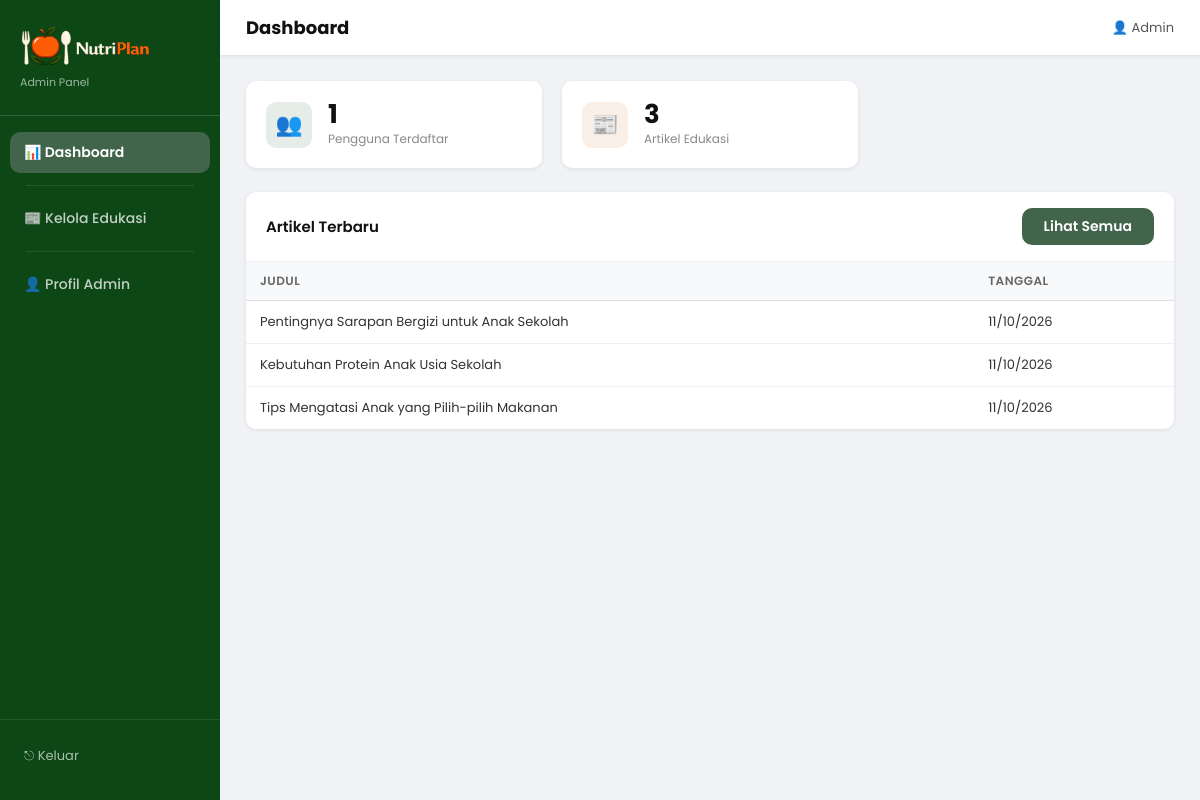
Screenshot of /admin/pages/dashboard.php with the database file from the repository.
### tables this page shows
CREATE TABLE IF NOT EXISTS edukasi (
  id_edukasi INT AUTO_INCREMENT PRIMARY KEY,
  judul      VARCHAR(255) NOT NULL,
  isi        TEXT NOT NULL,
  gambar     VARCHAR(255) DEFAULT NULL,
  created_at TIMESTAMP DEFAULT CURRENT_TIMESTAMP
);

### admin/pages/dashboard.php (the view, shortened to what this page needs)
<?php
$total_user = mysqli_fetch_assoc(
    mysqli_query(
        $conn,
        "SELECT COUNT(*) c FROM users WHERE role='ortu'"
    )
)['c'];
$total_edukasi = mysqli_fetch_assoc(
    mysqli_query(
        $conn,
        "SELECT COUNT(*) c FROM edukasi"
    )
)['c'];
$recent_edukasi = mysqli_fetch_all(
    mysqli_query(
        $conn,
        "SELECT id_edukasi, judul, created_at
         FROM edukasi
         ORDER BY created_at DESC
         LIMIT 5"
    ),
    MYSQLI_ASSOC
);
?>
<!DOCTYPE html>
<html lang="id">
<head>
    <link rel="stylesheet" href="/assets/css/style.css">
    <link rel="stylesheet" href="/assets/css/admin.css">
</head>
<body class="admin-body">
<?php include ROOT . '/includes/admin_sidebar.php'; ?>
<div class="admin-main">
    <div class="admin-topbar">
        <h1>Dashboard</h1>
        <span class="admin-topbar-user">
            👤 <?= htmlspecialchars($_SESSION['nama'] ?? 'Admin'); ?>
        </span>
    </div>
    <div class="admin-page">
        <div class="stats-grid">
            <div class="stat-card">
                <div class="stat-icon green">
                    👥
                </div>
                <div class="stat-info">
                    <h3><?= $total_user; ?></h3>
                    <p>Pengguna Terdaftar</p>
                </div>
            </div>
            <div class="stat-card">
                <div class="stat-icon orange">
                    📰
                </div>
                <div class="stat-info">
                    <h3><?= $total_edukasi; ?></h3>
                    <p>Artikel Edukasi</p>
                </div>
            </div>
        </div>
        <div class="admin-card">
            <div class="admin-card-header">
                <h3>Artikel Terbaru</h3>
                <a
                    href="/admin/index.php?page=edukasi_list"
                    class="btn-secondary"
                >
                    Lihat Semua
                </a>
            </div>
            <table class="admin-table">
                <thead>
                    <tr>
                        <th>Judul</th>
                        <th>Tanggal</th>
                    </tr>
                </thead>
                <tbody>
                    <?php foreach ($recent_edukasi as $e): ?>
                        <tr>
                            <td>
                                <?= htmlspecialchars($e['judul']); ?>
                            </td>
                            <td>
                                <?= date(
                                    'd/m/Y',
                                    strtotime($e['created_at'])
                                ); ?>
                            </td>
                        </tr>
                    <?php endforeach; ?>
                </tbody>
            </table>
        </div>
    </div>
</div>
</body>
</html>

### assets/css/style.css (style rules this page uses)
*, *::before, *::after { margin: 0; padding: 0; box-sizing: border-box; }
body { font-family: 'Poppins', sans-serif; background: #fff; color: #111; padding-top: 88px; min-height: 100vh; display: flex; flex-direction: column; }
a { text-decoration: none; color: inherit; }
:root { --green-primary: #0d4715; --green-secondary: #41644a; --green-light: rgba(13, 71, 21, 0.15); --green-overlay: rgba(13, 71, 21, 0.85); --shadow-card: 4px 4px 9.75px rgba(109, 109, 109, 0.25); --radius-sm: 10px; --radius-lg: 20px; --radius-xl: 30px; }
.btn-secondary { display: inline-block; background: var(--green-secondary); color: #fff; padding: 8px 22px; border-radius: var(--radius-sm); font-size: 14px; font-weight: 600; border: none; cursor: pointer; transition: background .2s; }

### assets/css/admin.css (style rules this page uses)
body.admin-body { padding-top: 0; background: #f0f2f5; display: flex; flex-direction: row; min-height: 100vh; }
.admin-main { margin-left: 220px; flex: 1; min-height: 100vh; display: flex; flex-direction: column; }
.admin-topbar { background: #fff; padding: 14px 26px; display: flex; align-items: center; justify-content: space-between; box-shadow: 0 1px 4px rgba(0,0,0,0.1); position: sticky; top: 0; z-index: 100; }
.admin-topbar h1 { font-size: 18px; font-weight: 700; color: #111; }
.admin-topbar-user { font-size: 13px; color: #555; }
.admin-page { padding: 26px; flex: 1; }
.stats-grid { display: grid; grid-template-columns: repeat(3, 1fr); gap: 20px; margin-bottom: 24px; }
.stat-card { background: #fff; border-radius: var(--radius-sm); padding: 20px; box-shadow: 0 1px 4px rgba(0,0,0,0.08); display: flex; align-items: center; gap: 16px; }
.stat-icon { width: 46px; height: 46px; border-radius: var(--radius-sm); display: flex; align-items: center; justify-content: center; font-size: 22px; flex-shrink: 0; }
.stat-icon.green { background: rgba(13,71,21,0.1); }
.stat-icon.orange { background: rgba(200,100,13,0.1); }
.stat-info h3 { font-size: 26px; font-weight: 700; color: #111; line-height: 1; }
.stat-info p { font-size: 12px; color: #888; margin-top: 3px; }
.admin-card { background: #fff; border-radius: var(--radius-sm); box-shadow: 0 1px 4px rgba(0,0,0,0.08); overflow: hidden; margin-bottom: 20px; }
.admin-card-header { padding: 16px 20px; display: flex; align-items: center; justify-content: space-between; border-bottom: 1px solid #f0f0f0; }
.admin-card-header h3 { font-size: 15px; font-weight: 600; color: #111; }
.admin-table { width: 100%; border-collapse: collapse; }
.admin-table th { background: #f8f9fa; padding: 10px 14px; text-align: left; font-size: 12px; font-weight: 600; color: #666; text-transform: uppercase; letter-spacing: .5px; border-bottom: 1px solid #e0e0e0; }
.admin-table td { padding: 11px 14px; font-size: 13px; color: #333; border-bottom: 1px solid #f0f0f0; vertical-align: middle; }
.admin-table tr:last-child td { border-bottom: none; }

### rows the page displays
edukasi: judul "Pentingnya Sarapan Bergizi untuk Anak Sekolah", created_at "11/10/2026"
edukasi: judul "Kebutuhan Protein Anak Usia Sekolah", created_at "11/10/2026"
edukasi: judul "Tips Mengatasi Anak yang Pilih-pilih Makanan", created_at "11/10/2026"

### other values shown
$_SESSION['nama'] "Admin"
$total_user "1"
$total_edukasi "3"
